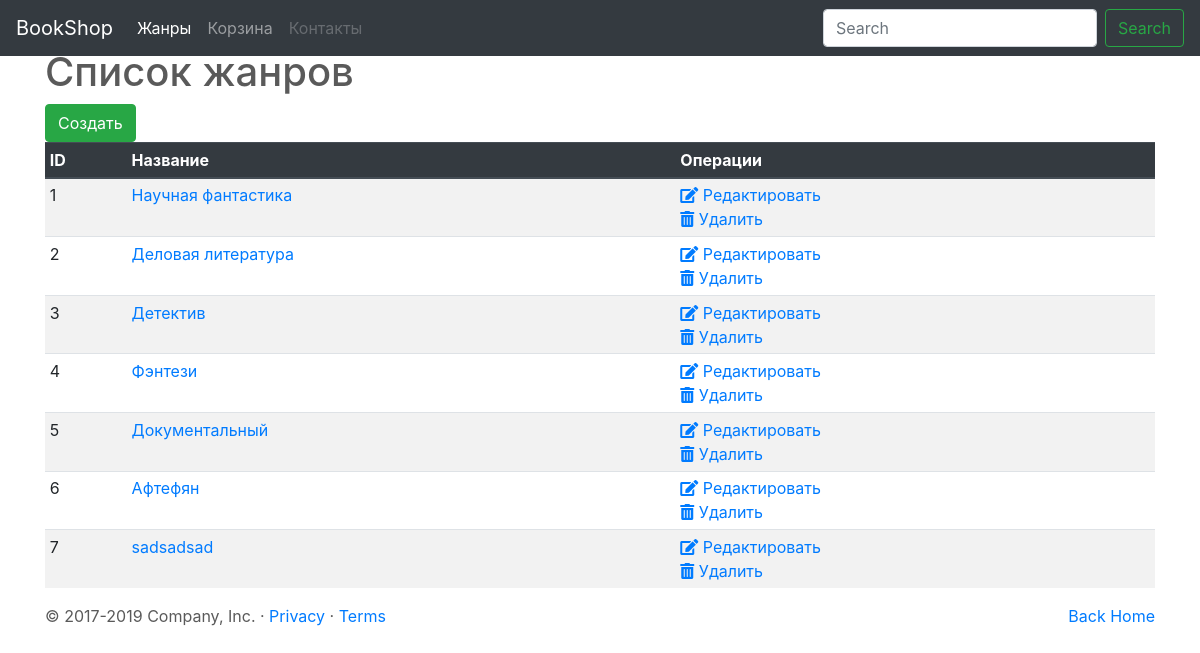
/genre/, run on an earlier commit of the app's database.
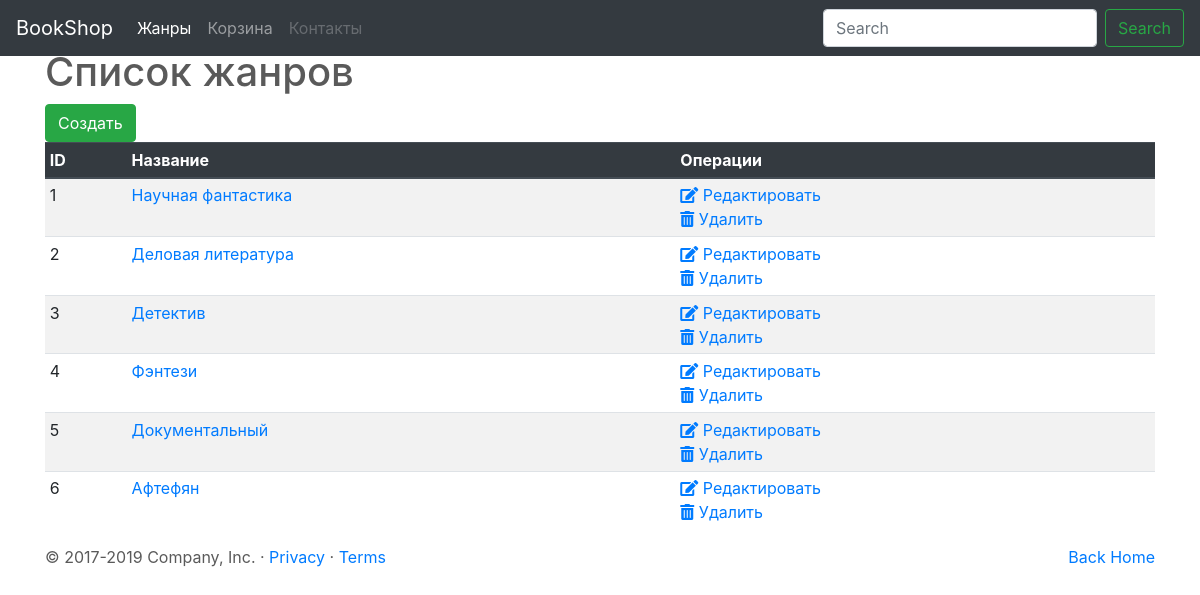
And on a later commit of the database.
### genre/models.py (models this page shows, shortened)
class Genre(models.Model):
    name=models.CharField(max_length=50, verbose_name="Название жанра")
    description=models.TextField (blank=True, null=True, verbose_name="Описание жанра")

### genre/views.py (the view)
# urls.py: path('', views.ViewGenres.as_view(), name="list"),
class ViewGenres(ListView):
    template_name = 'genre_list.html'
    model = Genre
    paginate_by = 100

### genre/templates/genre_list.html (shortened to what this page needs)
{% extends 'base.html' %}
{% block content %}
<div class ='container'>
<h1>Список жанров</h1>
<a href="{% url 'genre:create' %}"><button type="button" class="btn btn-success">Cоздать</button></a>
<table class= "table table-striped table-sm">
    <thead class="thead-dark">
        <tr>
            <th scope="col">ID</th>
            <th scope="col">Название</th>
            <th scope="col">Операции</th>
        </tr>
    </thead>
    <tbody>
        {% for obj in object_list %}
            <tr>
                <td scope="row">{{obj.id}}</td>
                <td><a href="{% url 'genre:detail' obj.pk %}">{{obj.name}}</a></td>
                <td><a href="{% url 'genre:edit' obj.pk %}"><i class="fas fa-edit"></i> Редактировать</a><br>
                    <a href="{% url 'genre:delete' obj.pk %}"><i class="fas fa-trash-alt"></i> Удалить</a></td>
            </tr>
        {% empty %}
            <tr>Нет жанров.</tr>
        {% endfor %}
    </tbody>
</table>
</div>
{% endblock %}

What changed in the data, as far as the page shows it:
removed Genre: id "7", name "sadsadsad"
